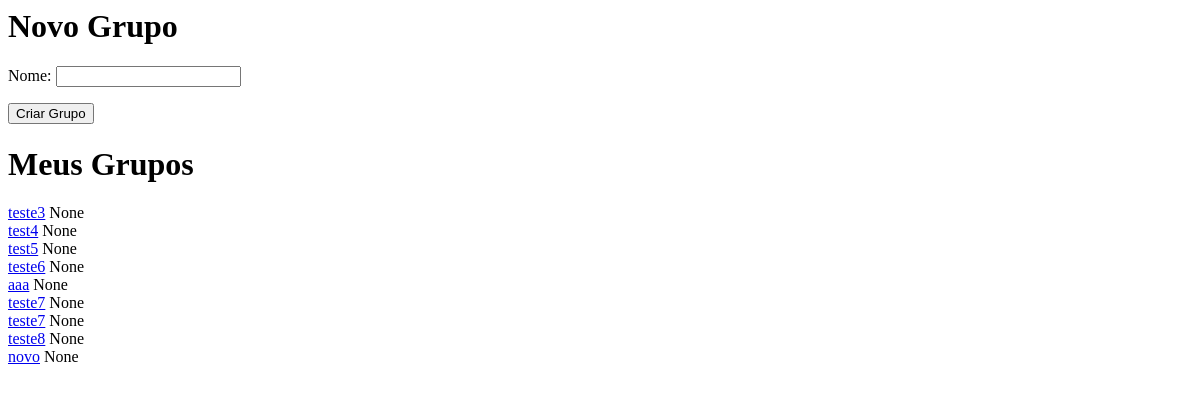
/, run on an earlier commit of the app's database.
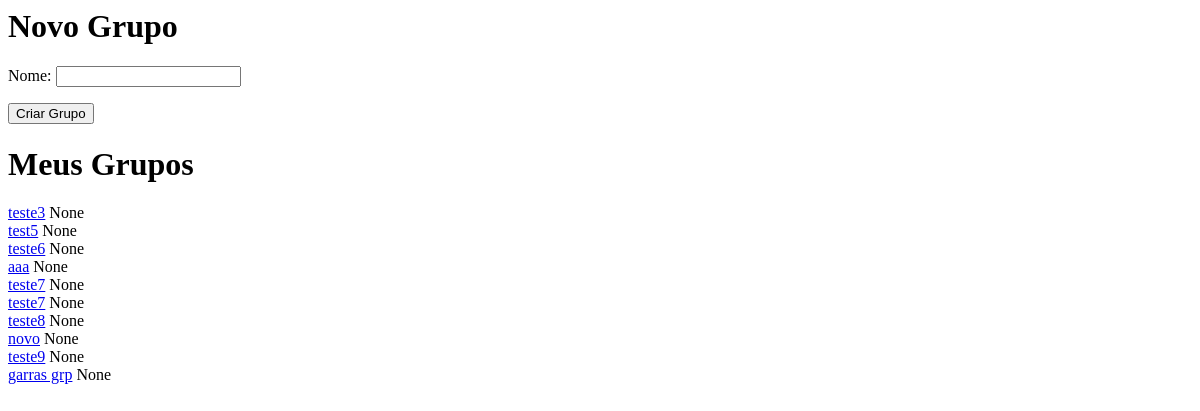
And on a later commit of the database.
### main_app/models.py (models this page shows, shortened)
class Grupo(models.Model):
    nome = models.CharField(max_length=50)
    codigo = models.CharField(max_length=6, null=True)
    admin = models.ForeignKey(get_user_model(),
                              on_delete=models.CASCADE,
                              null=True)

### main_app/views.py (the view, shortened to what this page needs)
# urls.py: path('', CriarNovoGrupo.as_view(), name='novo_grupo'),
class CriarNovoGrupo(View):
    def get(self, request, *args, **kwargs):
        view = CriarNovoGrupoGet.as_view()
        return view(request, *args, **kwargs)

### main_app/forms.py
class NovoGrupoForm(ModelForm):
    class Meta:
        model = Grupo
        fields = ('nome',)

### main_app/views.py (called while the page is built)
    def get_context_data(self, **kwargs):
        context = super().get_context_data(**kwargs)
        context["grupo_form"] = NovoGrupoForm()
        return context

### templates/novo_grupo.html (shortened to what this page needs)
<h1>Novo Grupo</h1>
<form action="" method="post">{% csrf_token %}
    {{ grupo_form.as_p }}
    <button type="submit">Criar Grupo</button>
</form>
<h1>Meus Grupos</h1>
{% for grupo in grupo_list %}
    <div>
        <a href=" {% url "detail_grupo" grupo.id %} ">{{ grupo.nome }}</a>
        {{ grupo.codigo }}
    </div>
{% endfor %}

What changed in the data, as far as the page shows it:
removed Grupo: nome "test4", codigo "None"
added Grupo: nome "teste9", codigo "None"
added Grupo: nome "garras grp", codigo "None"
